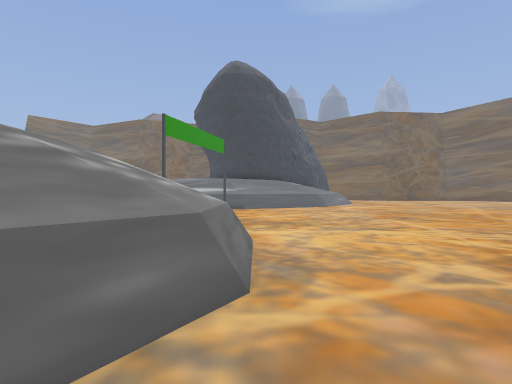
View 1 (above)

17 first-person views from a walk through a 3-D level made in the Godot game engine. The camera is 1.5 m above the floor, looks level and sees 75° across. The floor is counted in squares, 2 m on a side. Each view is taken from the middle of a square. On the plan, view 1 faces up. The plan holds only what a view shows up to about 11 squares ahead; the rest is blank. The place goes on beyond the plan. Some surface patterns are stand-ins.

View 2
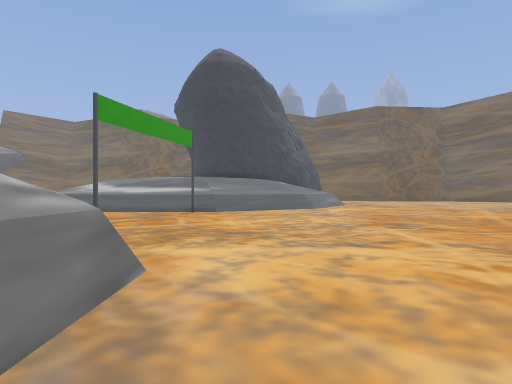

View 3
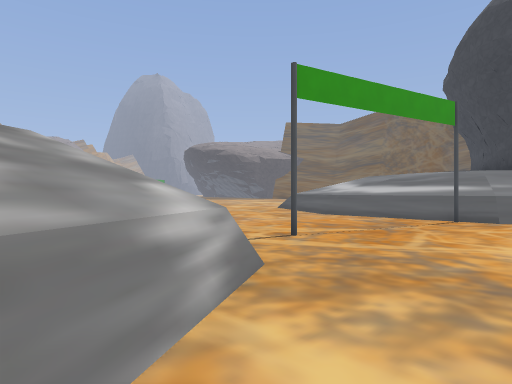

View 4
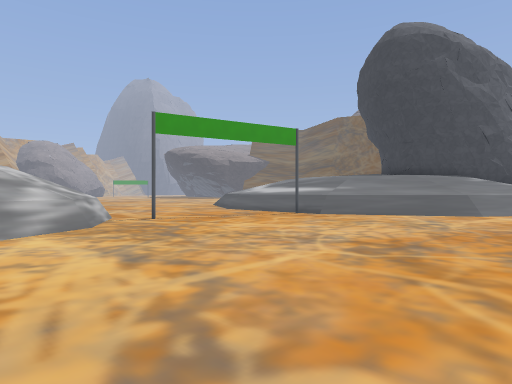

View 5
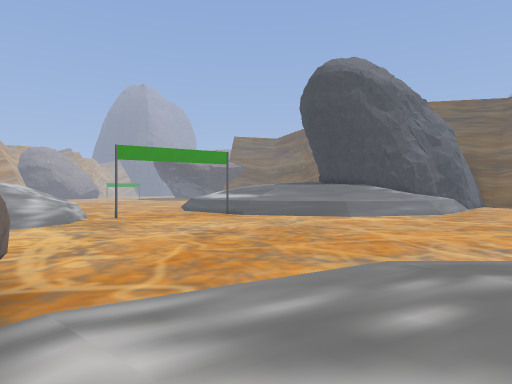

View 6
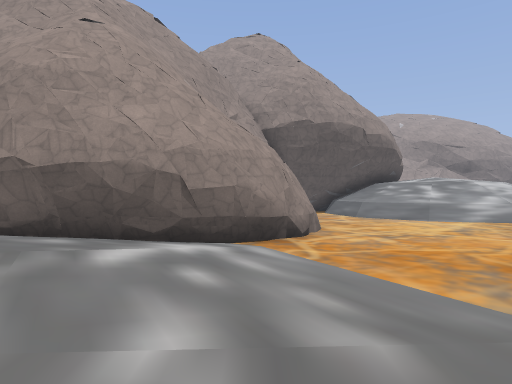

View 7
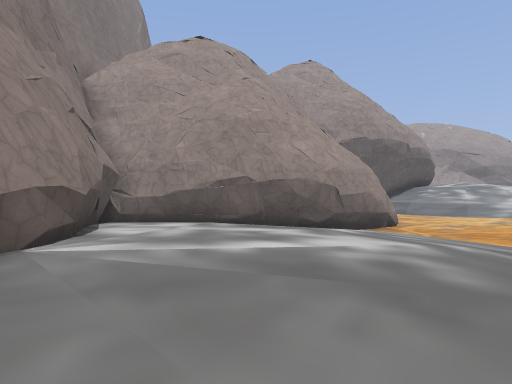

View 8
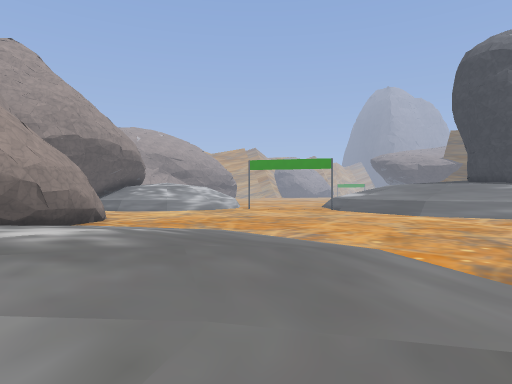

View 9
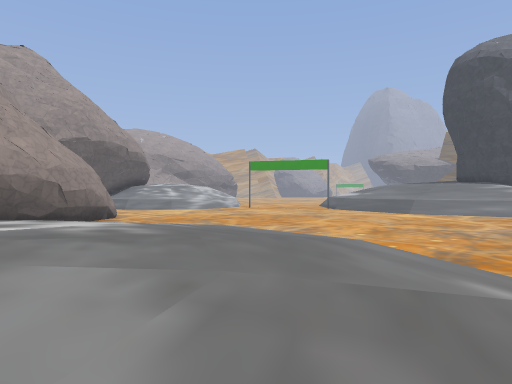

View 10
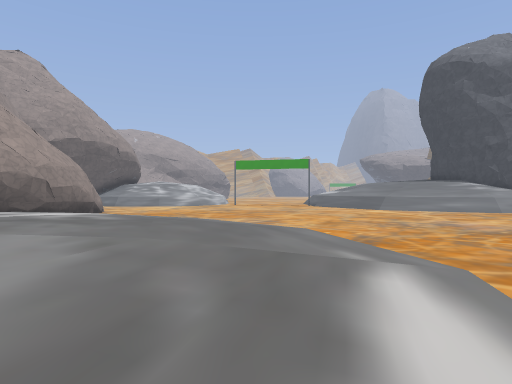

View 11
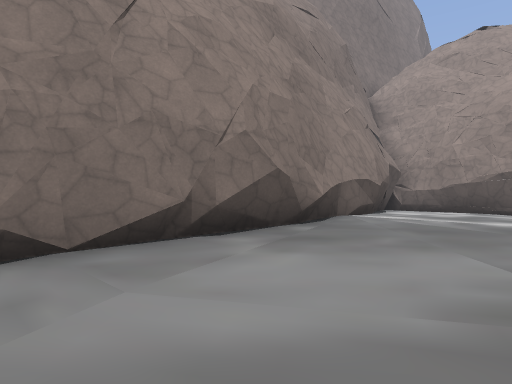

View 12
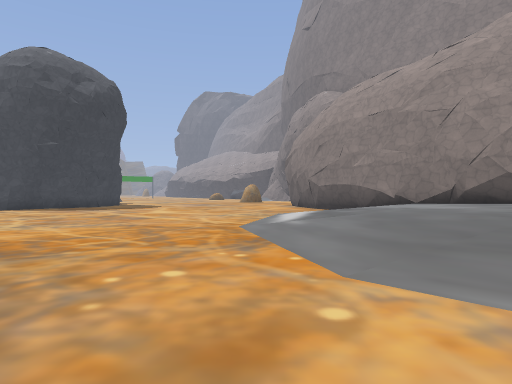

View 13
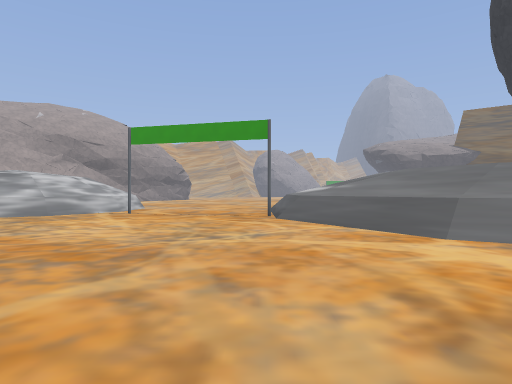

View 14
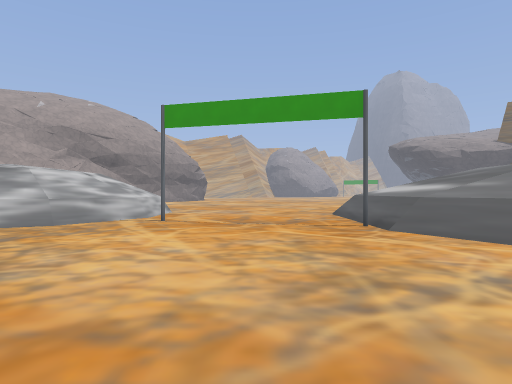

View 15
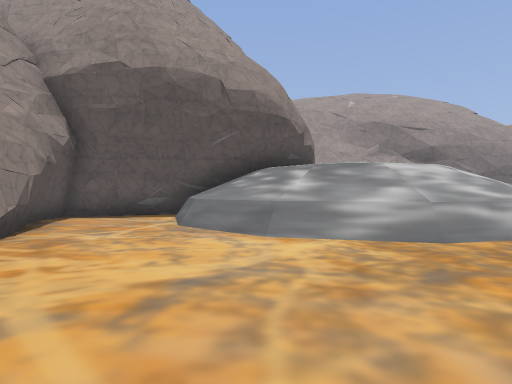

View 16
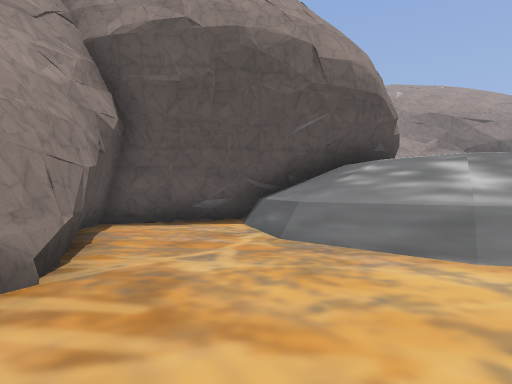

View 17
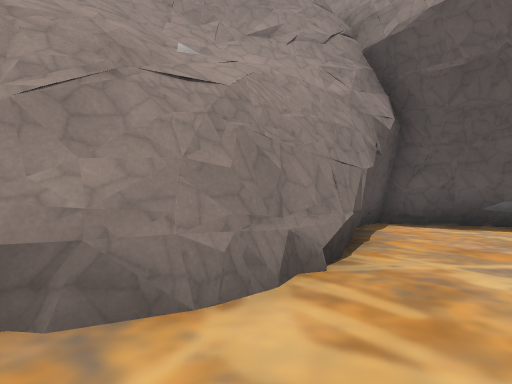

### Floor plan
Key: @ floor where view 1 was taken; # wall or solid block; . main floor; : floor 0.75 m higher than the main floor; + floor 1 m higher than the main floor; / step, stairs or slope; = window, fence, low wall or low ledge; ^ raised ledge.
Columns run from 5 left of view 1 to 20 right of it. Each row starts with its distance up from view 1.
 21                         ..
 20      ///               ...
 19  // //////    ..      ....
 18  /////////  .....   ......
 17 //////////................
 16 ////////..................
 15 //////....................
 14 ....#.....................
 13 ...................../....
 12 ..................////////
 11 ................./////////
 10 ..#............./////////
  9 ...............////::::::/
  8 ##^...........////:::::::#
  7   #^=.........///:::::::##
  6    ##.........///:::++###
  5     #=.......////:::++#
  4     #=....#####//:::+##
  3     #=...##   ##/:::##
  2     ^...##     ##:::#
  1    #^...#       ##:##
  0    ##@.##        ###
 -1     ##.#
 -2      =##

Where each view was taken, in squares from view 1:
view 1: 0 up, 0 right, facing up
view 2: 2 up, 1 right, facing up
view 3: 5 up, 1 right, facing up-left
view 4: 5 up, 6 right, facing up-left
view 5: 4 up, 11 right, facing up-left
view 6: 9 up, 12 right, facing down-left
view 7: 9 up, 17 right, facing down-left
view 8: 10 up, 18 right, facing left
view 9: 10 up, 19 right, facing left
view 10: 11 up, 20 right, facing left
view 11: 11 up, 18 right, facing down
view 12: 13 up, 9 right, facing right
view 13: 14 up, 9 right, facing left
view 14: 12 up, 6 right, facing left
view 15: 9 up, 4 right, facing down-left
view 16: 6 up, 4 right, facing down-left
view 17: 6 up, 4 right, facing down
